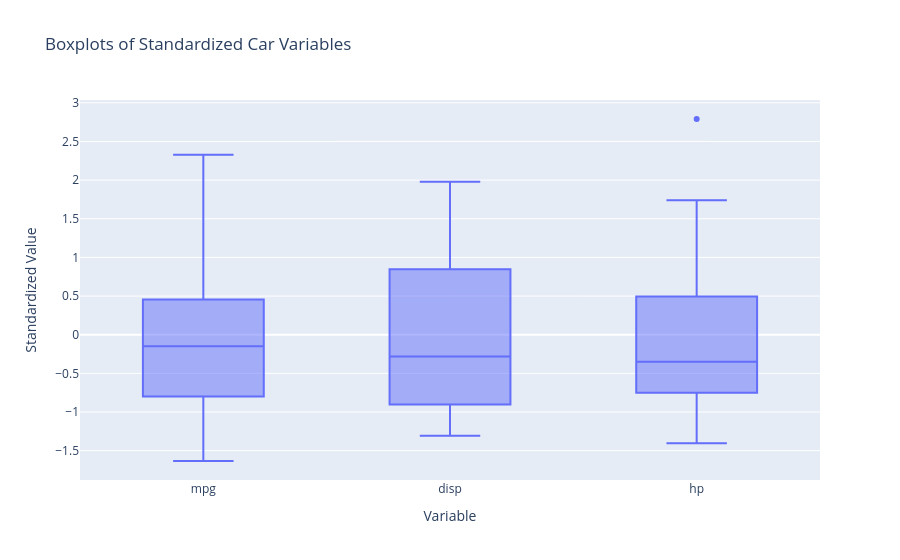

The cell this chart's notebook holds for it:
### Code cell
#create a boxplot
import plotly.express as px

fig = px.box(
    cars_select,
    y=['mpg', 'disp', 'hp'],
    title="Boxplots of Standardized Car Variables",
    points="outliers"
)

fig.update_layout(
    xaxis_title="Variable",
    yaxis_title="Standardized Value"
)

fig.show()

### Figure 1 — Plotly figure (JSON) as saved in the notebook; plotly's stock layout.template omitted (floating-point values rounded to 4 significant figures)
{"data": [{"alignmentgroup": "True", "boxpoints": "outliers", "hovertemplate": "variable=%{x}<br>value=%{y}<extra></extra>", "legendgroup": "", "marker": {"color": "#636efa"}, "name": "", "notched": false, "offsetgroup": "", "orientation": "v", "showlegend": false, "type": "box", "x": ["mpg", "mpg", "mpg", "mpg", "mpg", "mpg", "mpg", "mpg", "mpg", "mpg", "mpg", "mpg", "mpg", "mpg", "mpg", "mpg", "mpg", "mpg", "mpg", "mpg", "mpg", "mpg", "mpg", "mpg", "mpg", "mpg", "mpg", "mpg", "mpg", "mpg", "mpg", "mpg", "disp", "disp", "disp", "disp", "disp", "disp", "disp", "disp", "disp", "disp", "disp", "disp", "disp", "disp", "disp", "disp", "disp", "disp", "disp", "disp", "disp", "disp", "disp", "disp", "disp", "disp", "disp", "disp", "disp", "disp", "disp", "disp", "hp", "hp", "hp", "hp", "hp", "hp", "hp", "hp", "hp", "hp", "hp", "hp", "hp", "hp", "hp", "hp", "hp", "hp", "hp", "hp", "hp", "hp", "hp", "hp", "hp", "hp", "hp", "hp", "hp", "hp", "hp", "hp"], "x0": " ", "xaxis": "x", "y": [0.1533, 0.1533, 0.4567, 0.2207, -0.2344, -0.3356, -0.9762, 0.7265, 0.4567, -0.1501, -0.3861, -0.6222, -0.4704, -0.8244, -1.634, -1.634, -0.9087, 2.075, 1.738, 2.328, 0.2376, -0.7739, -0.8244, -1.145, -0.1501, 1.215, 0.9962, 1.738, -0.7233, -0.06585, -0.8582, 0.2207, -0.5798, -0.5798, -1.006, 0.2236, 1.06, -0.04691, 1.06, -0.6888, -0.7371, -0.5174, -0.5174, 0.3695, 0.3695, 0.3695, 1.978, 1.88, 1.716, -1.246, -1.271, -1.309, -0.9068, 0.7155, 0.6007, 0.9778, 1.388, -1.244, -0.9052, -1.112, 0.986, -0.7027, 0.5761, -0.8995, -0.5437, -0.5437, -0.7956, -0.5437, 0.4195, -0.6177, 1.457, -1.255, -0.7659, -0.351, -0.351, 0.4936, 0.4936, 0.4936, 0.8641, 1.012, 1.235, -1.196, -1.403, -1.21, -0.7363, 0.04909, 0.04909, 1.457, 0.4195, -1.196, -0.8252, -0.4992, 1.738, 0.4195, 2.791, -0.5585], "y0": " ", "yaxis": "y"}], "layout": {"boxmode": "group", "legend": {"tracegroupgap": 0}, "title": {"text": "Boxplots of Standardized Car Variables"}, "xaxis": {"anchor": "y", "domain": [0, 1], "title": {"text": "Variable"}}, "yaxis": {"anchor": "x", "domain": [0, 1], "title": {"text": "Standardized Value"}}}}
